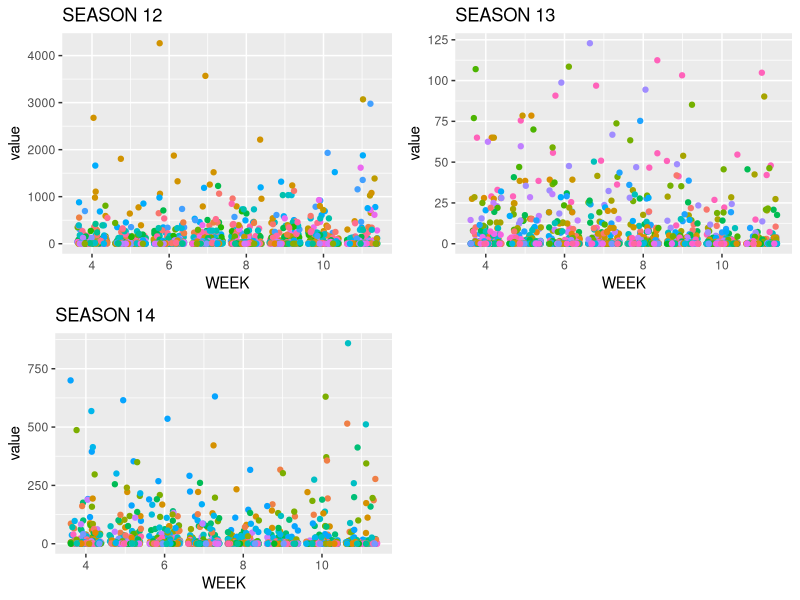
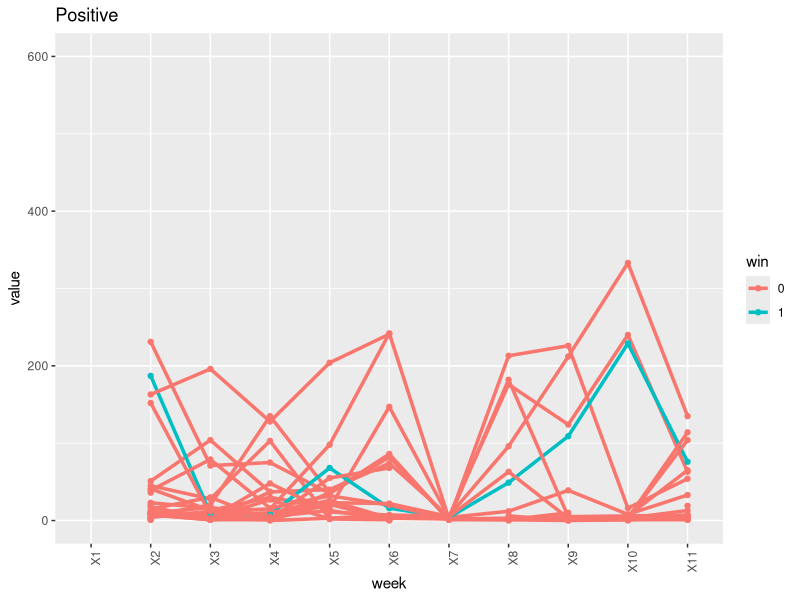
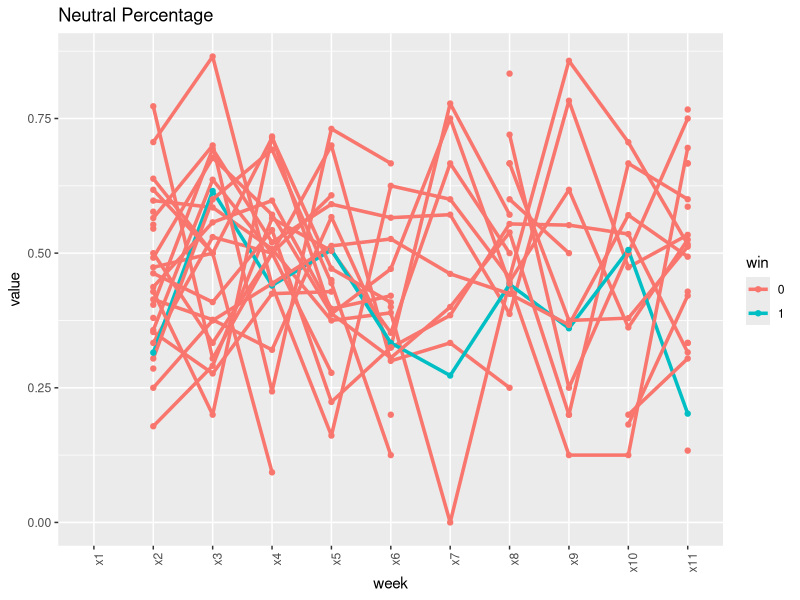

Here is the R script that generated these plots, in order:
library(ggplot2)
library(reshape2)
library(tidyr)
library(dplyr)
library(gridExtra)

setwd("C:/Users/julie/Documents/SI699/SI699_Bachelorette")
senti <- read.csv("ette14_twitterfeatures.csv")
past <- read.csv("past_cumulative_vars.csv")

#past2 <- filter(past, SEASON == 8)
p1 <- ggplot(data=filter(past, SEASON == 12), aes(x=WEEK, y=value)) + 
  geom_jitter(aes(color=NAME)) + theme(legend.position = "none") +
  ggtitle("SEASON 12")

p2 <- ggplot(data=filter(past, SEASON == 13), aes(x=WEEK, y=value)) + 
  geom_jitter(aes(color=NAME)) + theme(legend.position = "none") +
  ggtitle("SEASON 13")

p3 <- ggplot(data=filter(past, SEASON == 14), aes(x=WEEK, y=value)) + 
  geom_jitter(aes(color=NAME)) + theme(legend.position = "none") +
  ggtitle("SEASON 14")

#p4 <- ggplot(data=filter(past, SEASON == 11), aes(x=WEEK, y=value)) + 
#  geom_jitter(aes(color=NAME)) + theme(legend.position = "none") +
#  ggtitle("SEASON 11")

grid.arrange(p1, p2, p3, ncol = 2, nrow = 2)


# melt variables into long form
senti_long <- melt(senti)

#split variable column
senti_long <- separate(data = senti_long, col = variable, into = c("week", "sentiment"), sep = "\\.")

to_chart <- filter(senti_long, sentiment == "Positive")
to_chart$win <- ifelse(to_chart$Name == "Garrett", "1", "0")

ggplot(data=to_chart, aes(x=week, y=value, group=Name)) +
geom_line(aes(color=win), size=1.2) +
geom_point(aes(color=win)) + 
theme(axis.text.x = element_text(angle = 90, hjust = 1)) + 
scale_x_discrete(limits=c("X1", "X2", "X3", "X4", "X5", "X6", "X7", "X8", "X9", "X10", "X11")) +
ggtitle("Positive") +
ylim(0, 600)


senti$x2.PosPercent <- senti$X2.Positive / senti$X2.Total
senti$x2.NegPercent <- senti$X2.Negative / senti$X2.Total
senti$x2.NeuPercent <- senti$X2.Neutral / senti$X2.Total

senti$x3.PosPercent <- senti$X3.Positive / senti$X3.Total
senti$x3.NegPercent <- senti$X3.Negative / senti$X3.Total
senti$x3.NeuPercent <- senti$X3.Neutral / senti$X3.Total

senti$x4.PosPercent <- senti$X4.Positive / senti$X4.Total
senti$x4.NegPercent <- senti$X4.Negative / senti$X4.Total
senti$x4.NeuPercent <- senti$X4.Neutral / senti$X4.Total

senti$x5.PosPercent <- senti$X5.Positive / senti$X5.Total
senti$x5.NegPercent <- senti$X5.Negative / senti$X5.Total
senti$x5.NeuPercent <- senti$X5.Neutral / senti$X5.Total

senti$x6.PosPercent <- senti$X6.Positive / senti$X6.Total
senti$x6.NegPercent <- senti$X6.Negative / senti$X6.Total
senti$x6.NeuPercent <- senti$X6.Neutral / senti$X6.Total

senti$x7.PosPercent <- senti$X7.Positive / senti$X7.Total
senti$x7.NegPercent <- senti$X7.Negative / senti$X7.Total
senti$x7.NeuPercent <- senti$X7.Neutral / senti$X7.Total

senti$x8.PosPercent <- senti$X8.Positive / senti$X8.Total
senti$x8.NegPercent <- senti$X8.Negative / senti$X8.Total
senti$x8.NeuPercent <- senti$X8.Neutral / senti$X8.Total

senti$x9.PosPercent <- senti$X9.Positive / senti$X9.Total
senti$x9.NegPercent <- senti$X9.Negative / senti$X9.Total
senti$x9.NeuPercent <- senti$X9.Neutral / senti$X9.Total

senti$x10.PosPercent <- senti$X10.Positive / senti$X10.Total
senti$x10.NegPercent <- senti$X10.Negative / senti$X10.Total
senti$x10.NeuPercent <- senti$X10.Neutral / senti$X10.Total

senti$x11.PosPercent <- senti$X11.Positive / senti$X11.Total
senti$x11.NegPercent <- senti$X11.Negative / senti$X11.Total
senti$x11.NeuPercent <- senti$X11.Neutral / senti$X11.Total


# melt variables into long form
senti_long <- melt(senti)

#split variable column
senti_long <- separate(data = senti_long, col = variable, into = c("week", "sentiment"), sep = "\\.")

to_chart <- filter(senti_long, sentiment == "NeuPercent")
to_chart$win <- ifelse(to_chart$Name == "Garrett", "1", "0")

ggplot(data=to_chart, aes(x=week, y=value, group=Name)) +
  geom_line(aes(color=win), size=1.2) +
  geom_point(aes(color=win)) + 
  theme(axis.text.x = element_text(angle = 90, hjust = 1)) + 
  scale_x_discrete(limits=c("x1", "x2", "x3", "x4", "x5", "x6", "x7", "x8", "x9", "x10", "x11")) +
  ggtitle("Neutral Percentage") 

